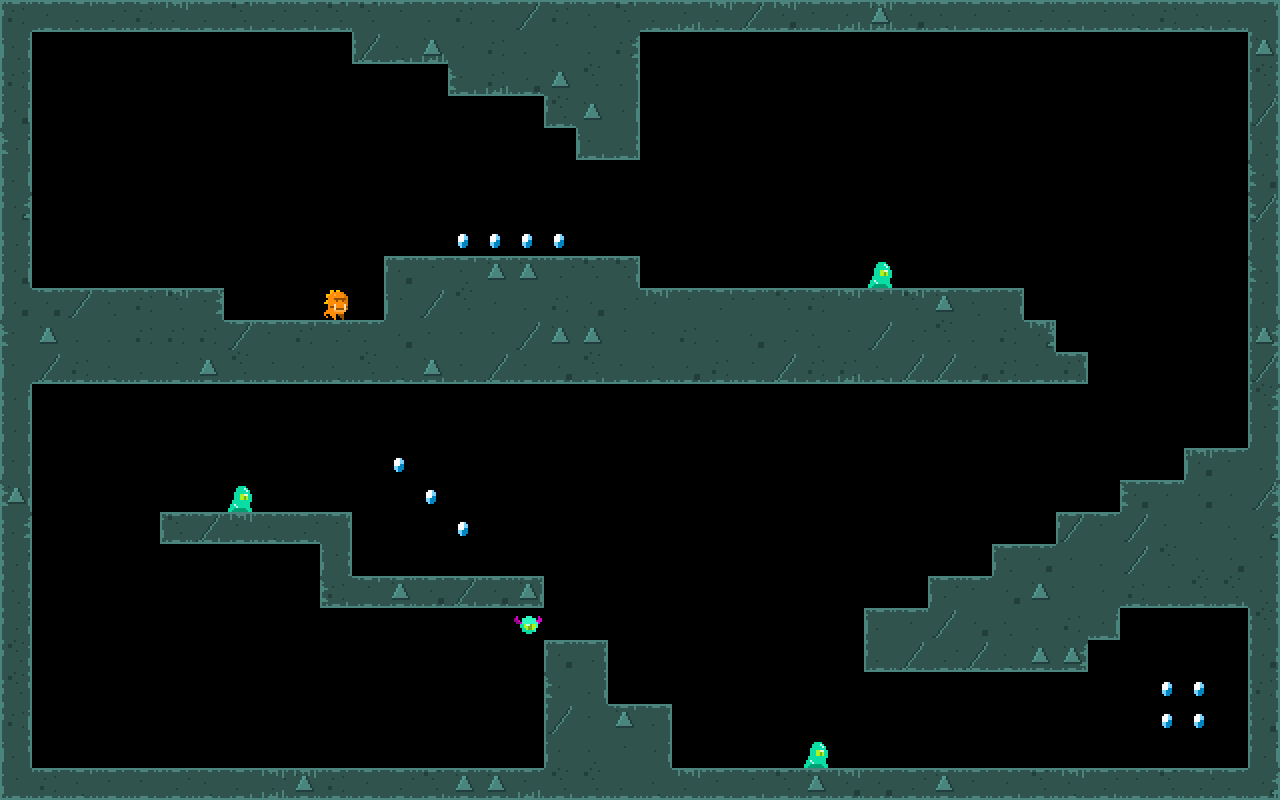

This is a level from a 2D game, rendered from its Tiled map with the project's own tilesets. A one-line summary and the map file follow, with tile-layer data summarised:
An orthogonal 40x25 tile map with 32x32 px tiles, 6 tile layers (layer_elements, layer_walls, layer_moss_up, layer_moss_left, ...), 1 hidden layer not drawn, 3 tilesets and 16 objects (11x gem, 3x slime, jumper, flier).

<map version="1.10" tiledversion="1.11.0" orientation="orthogonal" renderorder="left-up" width="40" height="25" tilewidth="32" tileheight="32" infinite="0" nextlayerid="9" nextobjectid="19">
 <editorsettings>
  <export target="level1.json" format="json" />
 </editorsettings>
 <tileset firstgid="1" name="tileset_walls" tilewidth="32" tileheight="32" tilecount="12" columns="4">
  <image source="../tilesets/tileset_walls.png" trans="ff00ff" width="128" height="96" />
 </tileset>
 <tileset firstgid="13" name="tileset_moss" tilewidth="32" tileheight="32" tilecount="32" columns="8">
  <image source="../tilesets/tileset_moss.png" trans="ff00ff" width="256" height="128" />
 </tileset>
 <tileset firstgid="45" name="tileset_enemigos_objetos" tilewidth="32" tileheight="32" tilecount="4" columns="4">
  <image source="../tilesets/tileset_enemigos_objetos.png" trans="ff00ff" width="128" height="32" />
 </tileset>
 <imagelayer id="2" name="referencia_level1" visible="0" opacity="0.3">
  <image source="references/level_1.jpg" width="1286" height="808" />
 </imagelayer>
 <layer id="7" name="layer_elements" width="40" height="25">
  <data>[1000 cells, 16 non-empty, 4 distinct tile ids]</data>
 </layer>
 <objectgroup id="8" name="layer_objects">
  <object id="1" name="jumper_01" type="jumper" x="336" y="304">
   <properties>
    <property name="health" type="int" value="1" />
   </properties>
   <point />
  </object>
  <object id="2" name="slime_01" type="slime" x="880" y="272">
   <properties>
    <property name="health" type="int" value="2" />
   </properties>
   <point />
  </object>
  <object id="3" name="slime_02" type="slime" x="240" y="496">
   <properties>
    <property name="health" type="int" value="2" />
   </properties>
   <point />
  </object>
  <object id="4" name="slime_03" type="slime" x="816" y="752">
   <properties>
    <property name="health" type="int" value="2" />
   </properties>
   <point />
  </object>
  <object id="5" name="gem_01" type="gem" x="464" y="240">
   <properties>
    <property name="price" type="int" value="50" />
   </properties>
   <point />
  </object>
  <object id="8" name="gem_02" type="gem" x="496" y="240">
   <properties>
    <property name="price" type="int" value="100" />
   </properties>
   <point />
  </object>
  <object id="9" name="gem_03" type="gem" x="528" y="240">
   <properties>
    <property name="price" type="int" value="100" />
   </properties>
   <point />
  </object>
  <object id="11" name="gem_06" type="gem" x="432" y="496">
   <properties>
    <property name="price" type="int" value="100" />
   </properties>
   <point />
  </object>
  <object id="13" name="gem_07" type="gem" x="464" y="528">
   <properties>
    <property name="price" type="int" value="50" />
   </properties>
   <point />
  </object>
  <object id="14" name="gem_08" type="gem" x="1168" y="720">
   <properties>
    <property name="price" type="int" value="75" />
   </properties>
   <point />
  </object>
  <object id="16" name="gem_10" type="gem" x="1168" y="688">
   <properties>
    <property name="price" type="int" value="75" />
   </properties>
   <point />
  </object>
  <object id="17" name="gem_11" type="gem" x="1200" y="688">
   <properties>
    <property name="price" type="int" value="75" />
   </properties>
   <point />
  </object>
  <object id="15" name="gem_09" type="gem" x="1200" y="720">
   <properties>
    <property name="price" type="int" value="75" />
   </properties>
   <point />
  </object>
  <object id="12" name="gem_05" type="gem" x="400" y="464">
   <properties>
    <property name="price" type="int" value="50" />
   </properties>
   <point />
  </object>
  <object id="10" name="gem_04" type="gem" x="560" y="240">
   <properties>
    <property name="price" type="int" value="50" />
   </properties>
   <point />
  </object>
  <object id="18" name="flier_01" type="flier" x="528" y="624">
   <properties>
    <property name="health" type="int" value="4" />
   </properties>
   <point />
  </object>
 </objectgroup>
 <layer id="1" name="layer_walls" width="40" height="25">
  <data>[1000 cells, 316 non-empty, 11 distinct tile ids]</data>
 </layer>
 <layer id="3" name="layer_moss_up" width="40" height="25">
  <data>[1000 cells, 135 non-empty, 8 distinct tile ids]</data>
 </layer>
 <layer id="4" name="layer_moss_left" width="40" height="25">
  <data>[1000 cells, 63 non-empty, 8 distinct tile ids]</data>
 </layer>
 <layer id="5" name="layer_moss_right" width="40" height="25">
  <data>[1000 cells, 63 non-empty, 8 distinct tile ids]</data>
 </layer>
 <layer id="6" name="layer_moss_down" width="40" height="25">
  <data>[1000 cells, 135 non-empty, 8 distinct tile ids]</data>
 </layer>
</map>
